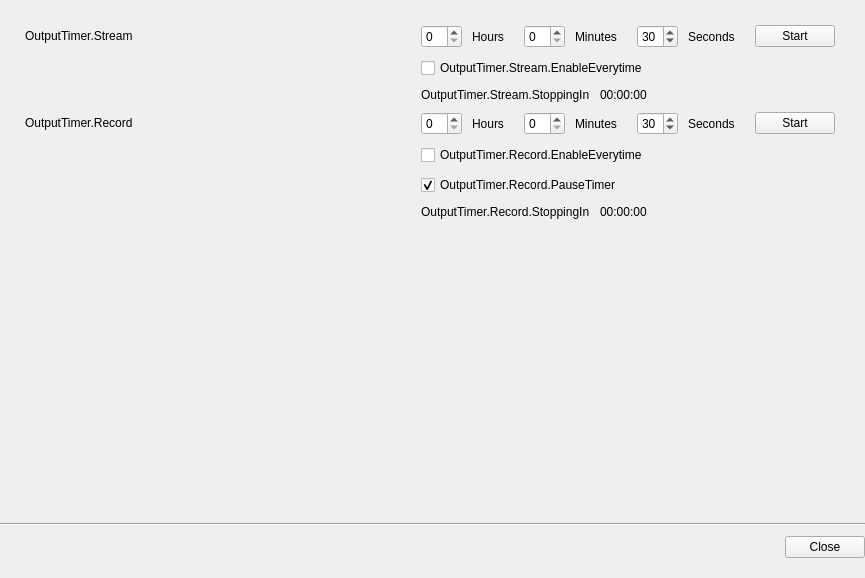
<?xml version="1.0" encoding="UTF-8"?>
<ui version="4.0">
 <class>OutputTimer</class>
 <widget class="QWidget" name="OutputTimer">
  <property name="geometry">
   <rect>
    <x>0</x>
    <y>0</y>
    <width>865</width>
    <height>578</height>
   </rect>
  </property>
  <property name="windowTitle">
   <string>OutputTimer</string>
  </property>
  <layout class="QVBoxLayout" name="verticalLayout_2">
   <property name="spacing">
    <number>10</number>
   </property>
   <property name="leftMargin">
    <number>0</number>
   </property>
   <property name="topMargin">
    <number>25</number>
   </property>
   <property name="rightMargin">
    <number>0</number>
   </property>
   <property name="bottomMargin">
    <number>20</number>
   </property>
   <item>
    <layout class="QGridLayout" name="gridLayout">
     <property name="leftMargin">
      <number>25</number>
     </property>
     <property name="rightMargin">
      <number>30</number>
     </property>
     <property name="horizontalSpacing">
      <number>20</number>
     </property>
     <property name="verticalSpacing">
      <number>10</number>
     </property>
     <item row="5" column="1" colspan="4">
      <widget class="PLSCheckBox" name="pauseRecordTimer">
       <property name="sizePolicy">
        <sizepolicy hsizetype="Expanding" vsizetype="Fixed">
         <horstretch>0</horstretch>
         <verstretch>0</verstretch>
        </sizepolicy>
       </property>
       <property name="text">
        <string>OutputTimer.Record.PauseTimer</string>
       </property>
       <property name="checked">
        <bool>true</bool>
       </property>
      </widget>
     </item>
     <item row="6" column="1" colspan="4">
      <layout class="QHBoxLayout" name="horizontalLayout_2">
       <property name="spacing">
        <number>10</number>
       </property>
       <property name="bottomMargin">
        <number>0</number>
       </property>
       <item alignment="Qt::AlignLeft">
        <widget class="QLabel" name="recordStoppingIn">
         <property name="text">
          <string>OutputTimer.Record.StoppingIn</string>
         </property>
        </widget>
       </item>
       <item alignment="Qt::AlignLeft">
        <widget class="QLabel" name="recordTime">
         <property name="text">
          <string>00:00:00</string>
         </property>
        </widget>
       </item>
       <item>
        <spacer name="horizontalSpacer_2">
         <property name="orientation">
          <enum>Qt::Horizontal</enum>
         </property>
         <property name="sizeHint" stdset="0">
          <size>
           <width>40</width>
           <height>5</height>
          </size>
         </property>
        </spacer>
       </item>
      </layout>
     </item>
     <item row="4" column="1" colspan="4">
      <widget class="PLSCheckBox" name="autoStartRecordTimer">
       <property name="sizePolicy">
        <sizepolicy hsizetype="Expanding" vsizetype="Fixed">
         <horstretch>0</horstretch>
         <verstretch>0</verstretch>
        </sizepolicy>
       </property>
       <property name="text">
        <string>OutputTimer.Record.EnableEverytime</string>
       </property>
      </widget>
     </item>
     <item row="1" column="0">
      <spacer name="horizontalSpacer">
       <property name="orientation">
        <enum>Qt::Horizontal</enum>
       </property>
       <property name="sizeHint" stdset="0">
        <size>
         <width>224</width>
         <height>17</height>
        </size>
       </property>
      </spacer>
     </item>
     <item row="0" column="1">
      <layout class="QHBoxLayout" name="horizontalLayout_8">
       <property name="spacing">
        <number>10</number>
       </property>
       <item>
        <widget class="PLSSpinBox" name="streamingTimerHours">
         <property name="sizePolicy">
          <sizepolicy hsizetype="Minimum" vsizetype="Fixed">
           <horstretch>0</horstretch>
           <verstretch>0</verstretch>
          </sizepolicy>
         </property>
         <property name="minimum">
          <number>0</number>
         </property>
         <property name="maximum">
          <number>24</number>
         </property>
         <property name="value">
          <number>0</number>
         </property>
        </widget>
       </item>
       <item>
        <widget class="QLabel" name="hoursLabel">
         <property name="text">
          <string>Hours</string>
         </property>
        </widget>
       </item>
      </layout>
     </item>
     <item row="4" column="0">
      <spacer name="horizontalSpacer_3">
       <property name="orientation">
        <enum>Qt::Horizontal</enum>
       </property>
       <property name="sizeHint" stdset="0">
        <size>
         <width>224</width>
         <height>17</height>
        </size>
       </property>
      </spacer>
     </item>
     <item row="3" column="8">
      <widget class="QPushButton" name="outputTimerRecord">
       <property name="text">
        <string>Start</string>
       </property>
       <property name="checkable">
        <bool>true</bool>
       </property>
      </widget>
     </item>
     <item row="3" column="1">
      <layout class="QHBoxLayout" name="horizontalLayout_5">
       <property name="spacing">
        <number>10</number>
       </property>
       <property name="topMargin">
        <number>0</number>
       </property>
       <property name="rightMargin">
        <number>0</number>
       </property>
       <item>
        <widget class="PLSSpinBox" name="recordingTimerHours">
         <property name="sizePolicy">
          <sizepolicy hsizetype="Minimum" vsizetype="Fixed">
           <horstretch>0</horstretch>
           <verstretch>0</verstretch>
          </sizepolicy>
         </property>
         <property name="minimum">
          <number>0</number>
         </property>
         <property name="maximum">
          <number>24</number>
         </property>
         <property name="value">
          <number>0</number>
         </property>
        </widget>
       </item>
       <item>
        <widget class="QLabel" name="hoursLabel_2">
         <property name="text">
          <string>Hours</string>
         </property>
        </widget>
       </item>
      </layout>
     </item>
     <item row="0" column="0">
      <widget class="QLabel" name="streamingLabel">
       <property name="sizePolicy">
        <sizepolicy hsizetype="Preferred" vsizetype="Fixed">
         <horstretch>0</horstretch>
         <verstretch>0</verstretch>
        </sizepolicy>
       </property>
       <property name="minimumSize">
        <size>
         <width>0</width>
         <height>0</height>
        </size>
       </property>
       <property name="maximumSize">
        <size>
         <width>16777215</width>
         <height>16777215</height>
        </size>
       </property>
       <property name="text">
        <string>OutputTimer.Stream</string>
       </property>
      </widget>
     </item>
     <item row="2" column="1" colspan="4">
      <layout class="QHBoxLayout" name="horizontalLayout">
       <property name="spacing">
        <number>10</number>
       </property>
       <property name="bottomMargin">
        <number>0</number>
       </property>
       <item alignment="Qt::AlignLeft">
        <widget class="QLabel" name="streamStoppingIn">
         <property name="text">
          <string>OutputTimer.Stream.StoppingIn</string>
         </property>
        </widget>
       </item>
       <item alignment="Qt::AlignLeft">
        <widget class="QLabel" name="streamTime">
         <property name="text">
          <string>00:00:00</string>
         </property>
        </widget>
       </item>
       <item>
        <spacer name="horizontalSpacer_4">
         <property name="orientation">
          <enum>Qt::Horizontal</enum>
         </property>
         <property name="sizeHint" stdset="0">
          <size>
           <width>40</width>
           <height>5</height>
          </size>
         </property>
        </spacer>
       </item>
      </layout>
     </item>
     <item row="3" column="0">
      <widget class="QLabel" name="recordingLabel">
       <property name="sizePolicy">
        <sizepolicy hsizetype="Preferred" vsizetype="Fixed">
         <horstretch>0</horstretch>
         <verstretch>0</verstretch>
        </sizepolicy>
       </property>
       <property name="minimumSize">
        <size>
         <width>0</width>
         <height>0</height>
        </size>
       </property>
       <property name="maximumSize">
        <size>
         <width>16777215</width>
         <height>16777215</height>
        </size>
       </property>
       <property name="text">
        <string>OutputTimer.Record</string>
       </property>
      </widget>
     </item>
     <item row="0" column="3" colspan="2">
      <layout class="QHBoxLayout" name="horizontalLayout_10">
       <property name="spacing">
        <number>10</number>
       </property>
       <item>
        <widget class="PLSSpinBox" name="streamingTimerSeconds">
         <property name="sizePolicy">
          <sizepolicy hsizetype="Preferred" vsizetype="Fixed">
           <horstretch>0</horstretch>
           <verstretch>0</verstretch>
          </sizepolicy>
         </property>
         <property name="minimum">
          <number>0</number>
         </property>
         <property name="maximum">
          <number>59</number>
         </property>
         <property name="value">
          <number>30</number>
         </property>
        </widget>
       </item>
       <item>
        <widget class="QLabel" name="secondsLabel">
         <property name="text">
          <string>Seconds</string>
         </property>
        </widget>
       </item>
      </layout>
     </item>
     <item row="0" column="2">
      <layout class="QHBoxLayout" name="horizontalLayout_9">
       <property name="spacing">
        <number>10</number>
       </property>
       <item>
        <widget class="PLSSpinBox" name="streamingTimerMinutes">
         <property name="sizePolicy">
          <sizepolicy hsizetype="Preferred" vsizetype="Fixed">
           <horstretch>0</horstretch>
           <verstretch>0</verstretch>
          </sizepolicy>
         </property>
         <property name="maximum">
          <number>59</number>
         </property>
         <property name="value">
          <number>0</number>
         </property>
        </widget>
       </item>
       <item>
        <widget class="QLabel" name="minutesLabel">
         <property name="text">
          <string>Minutes</string>
         </property>
        </widget>
       </item>
      </layout>
     </item>
     <item row="1" column="1" colspan="4">
      <widget class="PLSCheckBox" name="autoStartStreamTimer">
       <property name="sizePolicy">
        <sizepolicy hsizetype="Expanding" vsizetype="Fixed">
         <horstretch>0</horstretch>
         <verstretch>0</verstretch>
        </sizepolicy>
       </property>
       <property name="text">
        <string>OutputTimer.Stream.EnableEverytime</string>
       </property>
      </widget>
     </item>
     <item row="3" column="2">
      <layout class="QHBoxLayout" name="horizontalLayout_6">
       <property name="spacing">
        <number>10</number>
       </property>
       <property name="rightMargin">
        <number>0</number>
       </property>
       <item>
        <widget class="PLSSpinBox" name="recordingTimerMinutes">
         <property name="sizePolicy">
          <sizepolicy hsizetype="Preferred" vsizetype="Fixed">
           <horstretch>0</horstretch>
           <verstretch>0</verstretch>
          </sizepolicy>
         </property>
         <property name="minimum">
          <number>0</number>
         </property>
         <property name="maximum">
          <number>59</number>
         </property>
         <property name="value">
          <number>0</number>
         </property>
        </widget>
       </item>
       <item>
        <widget class="QLabel" name="minutesLabel_2">
         <property name="text">
          <string>Minutes</string>
         </property>
        </widget>
       </item>
      </layout>
     </item>
     <item row="3" column="3" colspan="2">
      <layout class="QHBoxLayout" name="horizontalLayout_7">
       <property name="spacing">
        <number>10</number>
       </property>
       <item>
        <widget class="PLSSpinBox" name="recordingTimerSeconds">
         <property name="sizePolicy">
          <sizepolicy hsizetype="Preferred" vsizetype="Fixed">
           <horstretch>0</horstretch>
           <verstretch>0</verstretch>
          </sizepolicy>
         </property>
         <property name="minimum">
          <number>0</number>
         </property>
         <property name="maximum">
          <number>59</number>
         </property>
         <property name="value">
          <number>30</number>
         </property>
        </widget>
       </item>
       <item>
        <widget class="QLabel" name="secondsLabel_2">
         <property name="text">
          <string>Seconds</string>
         </property>
        </widget>
       </item>
      </layout>
     </item>
     <item row="0" column="8">
      <widget class="QPushButton" name="outputTimerStream">
       <property name="text">
        <string>Start</string>
       </property>
       <property name="checkable">
        <bool>true</bool>
       </property>
      </widget>
     </item>
    </layout>
   </item>
   <item>
    <spacer name="verticalSpacer">
     <property name="orientation">
      <enum>Qt::Vertical</enum>
     </property>
     <property name="sizeHint" stdset="0">
      <size>
       <width>20</width>
       <height>40</height>
      </size>
     </property>
    </spacer>
   </item>
   <item>
    <widget class="Line" name="line">
     <property name="orientation">
      <enum>Qt::Horizontal</enum>
     </property>
    </widget>
   </item>
   <item>
    <widget class="QDialogButtonBox" name="buttonBox">
     <property name="standardButtons">
      <set>QDialogButtonBox::Close</set>
     </property>
    </widget>
   </item>
  </layout>
 </widget>
 <customwidgets>
  <customwidget>
   <class>PLSSpinBox</class>
   <extends>QSpinBox</extends>
   <header location="global">PLSSpinBox.h</header>
  </customwidget>
  <customwidget>
   <class>PLSCheckBox</class>
   <extends>QCheckBox</extends>
   <header>PLSCheckBox.h</header>
  </customwidget>
 </customwidgets>
 <tabstops>
  <tabstop>outputTimerStream</tabstop>
  <tabstop>outputTimerRecord</tabstop>
 </tabstops>
 <resources/>
 <connections/>
</ui>
